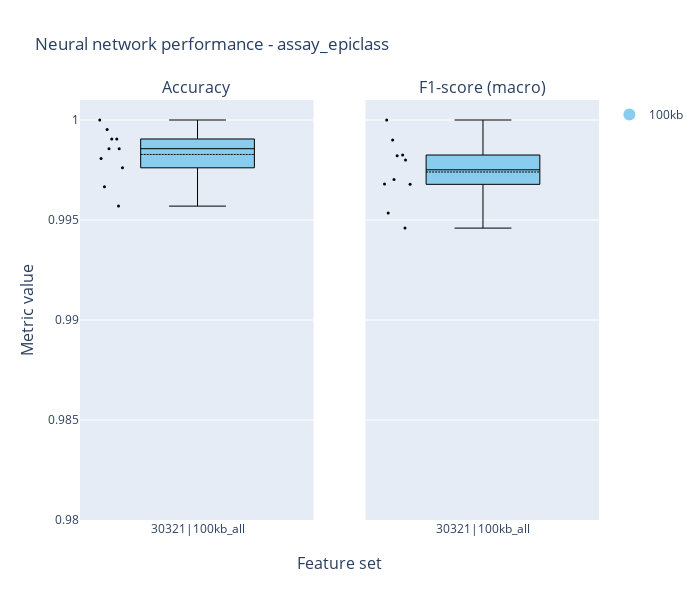
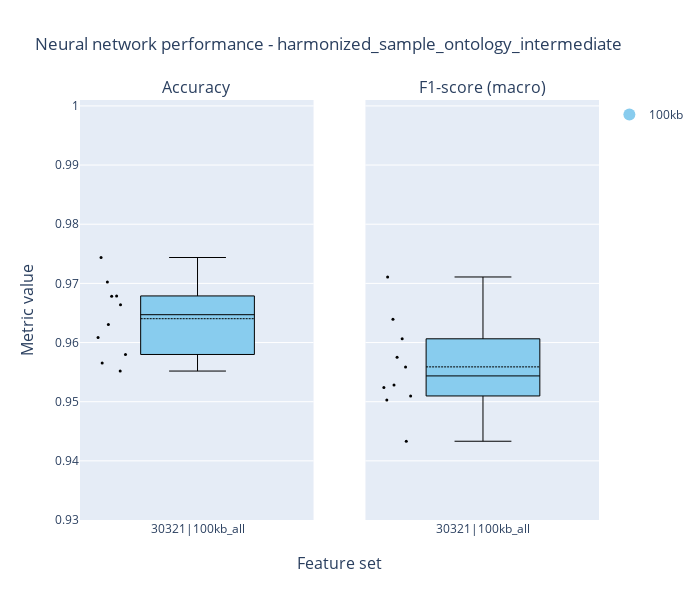

Notebook cell for these charts, in order:
### Markdown cell above
#### Fig 1B

### Code cell
metrics_fig1b = {name: all_metrics[name] for name in ["hg38_100kb_all_none"]}

metrics_fig1b_1 = {
    "hg38_100kb_all_none": {ASSAY: metrics_fig1b["hg38_100kb_all_none"][ASSAY]}
}

metrics_fig1b_2 = {
    "hg38_100kb_all_none": {CELL_TYPE: metrics_fig1b["hg38_100kb_all_none"][CELL_TYPE]}
}
graph_feature_set_metrics(
    all_metrics=metrics_fig1b_1,  # type: ignore
    input_sizes=input_sizes,
    boxpoints="all",
    width=700,
    height=600,
    y_range=(0.98, 1.001),
)

graph_feature_set_metrics(
    all_metrics=metrics_fig1b_2,  # type: ignore
    input_sizes=input_sizes,
    boxpoints="all",
    width=700,
    height=600,
    y_range=(0.93, 1.001),
)

### Figure 1 — Plotly figure (JSON) as saved in the notebook; plotly's stock layout.template omitted (floating-point values rounded to 4 significant figures)
{"data": [{"boxmean": true, "boxpoints": "all", "fillcolor": "rgb(136, 204, 238)", "hovertemplate": "%{text}", "legendgroup": "100kb", "line": {"color": "black", "width": 1}, "marker": {"color": "black", "size": 3}, "name": "30321|100kb_all", "showlegend": false, "text": ["split0: 0.9991", "split1: 0.9986", "split2: 0.9981", "split3: 0.9986", "split4: 0.9967", "split5: 1.0000", "split6: 0.9995", "split7: 0.9976", "split8: 0.9990", "split9: 0.9957"], "type": "box", "xaxis": "x", "y": [0.9991, 0.9986, 0.9981, 0.9986, 0.9967, 1, 0.9995, 0.9976, 0.999, 0.9957], "yaxis": "y"}, {"boxmean": true, "boxpoints": "all", "fillcolor": "rgb(136, 204, 238)", "hovertemplate": "%{text}", "legendgroup": "100kb", "line": {"color": "black", "width": 1}, "marker": {"color": "black", "size": 3}, "name": "30321|100kb_all", "showlegend": false, "text": ["split0: 0.9982", "split1: 0.9980", "split2: 0.9968", "split3: 0.9970", "split4: 0.9946", "split5: 1.0000", "split6: 0.9990", "split7: 0.9968", "split8: 0.9982", "split9: 0.9954"], "type": "box", "xaxis": "x2", "y": [0.9982, 0.998, 0.9968, 0.997, 0.9946, 1, 0.999, 0.9968, 0.9982, 0.9954], "yaxis": "y2"}, {"legendgroup": "100kb", "marker": {"color": "rgb(136, 204, 238)", "size": 5}, "mode": "markers", "name": "100kb", "showlegend": true, "type": "scatter", "x": [null], "y": [null]}], "layout": {"annotations": [{"font": {"size": 16}, "showarrow": false, "text": "Accuracy", "x": 0.225, "xanchor": "center", "xref": "paper", "y": 1, "yanchor": "bottom", "yref": "paper"}, {"font": {"size": 16}, "showarrow": false, "text": "F1-score (macro)", "x": 0.775, "xanchor": "center", "xref": "paper", "y": 1, "yanchor": "bottom", "yref": "paper"}, {"font": {"size": 16}, "showarrow": false, "text": "Feature set", "x": 0.5, "xanchor": "center", "xref": "paper", "y": 0, "yanchor": "top", "yref": "paper", "yshift": -30}, {"font": {"size": 16}, "showarrow": false, "text": "Metric value", "textangle": -90, "x": 0, "xanchor": "right", "xref": "paper", "xshift": -40, "y": 0.5, "yanchor": "middle", "yref": "paper"}], "height": 600, "legend": {"itemsizing": "constant"}, "title": {"text": "Neural network performance - assay_epiclass"}, "width": 700, "xaxis": {"anchor": "y", "domain": [0, 0.45]}, "xaxis2": {"anchor": "y2", "domain": [0.55, 1]}, "yaxis": {"anchor": "x", "domain": [0, 1], "range": [0.98, 1.001]}, "yaxis2": {"anchor": "x2", "domain": [0, 1], "matches": "y", "range": [0.98, 1.001], "showticklabels": false}}}

### Figure 2 — Plotly figure (JSON) as saved in the notebook; plotly's stock layout.template omitted (floating-point values rounded to 4 significant figures)
{"data": [{"boxmean": true, "boxpoints": "all", "fillcolor": "rgb(136, 204, 238)", "hovertemplate": "%{text}", "legendgroup": "100kb", "line": {"color": "black", "width": 1}, "marker": {"color": "black", "size": 3}, "name": "30321|100kb_all", "showlegend": false, "text": ["split0: 0.9678", "split1: 0.9702", "split2: 0.9565", "split3: 0.9609", "split4: 0.9664", "split5: 0.9630", "split6: 0.9679", "split7: 0.9552", "split8: 0.9744", "split9: 0.9580"], "type": "box", "xaxis": "x", "y": [0.9678, 0.9702, 0.9565, 0.9609, 0.9664, 0.963, 0.9679, 0.9552, 0.9744, 0.958], "yaxis": "y"}, {"boxmean": true, "boxpoints": "all", "fillcolor": "rgb(136, 204, 238)", "hovertemplate": "%{text}", "legendgroup": "100kb", "line": {"color": "black", "width": 1}, "marker": {"color": "black", "size": 3}, "name": "30321|100kb_all", "showlegend": false, "text": ["split0: 0.9575", "split1: 0.9639", "split2: 0.9503", "split3: 0.9510", "split4: 0.9559", "split5: 0.9524", "split6: 0.9606", "split7: 0.9528", "split8: 0.9711", "split9: 0.9433"], "type": "box", "xaxis": "x2", "y": [0.9575, 0.9639, 0.9503, 0.951, 0.9559, 0.9524, 0.9606, 0.9528, 0.9711, 0.9433], "yaxis": "y2"}, {"legendgroup": "100kb", "marker": {"color": "rgb(136, 204, 238)", "size": 5}, "mode": "markers", "name": "100kb", "showlegend": true, "type": "scatter", "x": [null], "y": [null]}], "layout": {"annotations": [{"font": {"size": 16}, "showarrow": false, "text": "Accuracy", "x": 0.225, "xanchor": "center", "xref": "paper", "y": 1, "yanchor": "bottom", "yref": "paper"}, {"font": {"size": 16}, "showarrow": false, "text": "F1-score (macro)", "x": 0.775, "xanchor": "center", "xref": "paper", "y": 1, "yanchor": "bottom", "yref": "paper"}, {"font": {"size": 16}, "showarrow": false, "text": "Feature set", "x": 0.5, "xanchor": "center", "xref": "paper", "y": 0, "yanchor": "top", "yref": "paper", "yshift": -30}, {"font": {"size": 16}, "showarrow": false, "text": "Metric value", "textangle": -90, "x": 0, "xanchor": "right", "xref": "paper", "xshift": -40, "y": 0.5, "yanchor": "middle", "yref": "paper"}], "height": 600, "legend": {"itemsizing": "constant"}, "title": {"text": "Neural network performance - harmonized_sample_ontology_intermediate"}, "width": 700, "xaxis": {"anchor": "y", "domain": [0, 0.45]}, "xaxis2": {"anchor": "y2", "domain": [0.55, 1]}, "yaxis": {"anchor": "x", "domain": [0, 1], "range": [0.93, 1.001]}, "yaxis2": {"anchor": "x2", "domain": [0, 1], "matches": "y", "range": [0.93, 1.001], "showticklabels": false}}}
